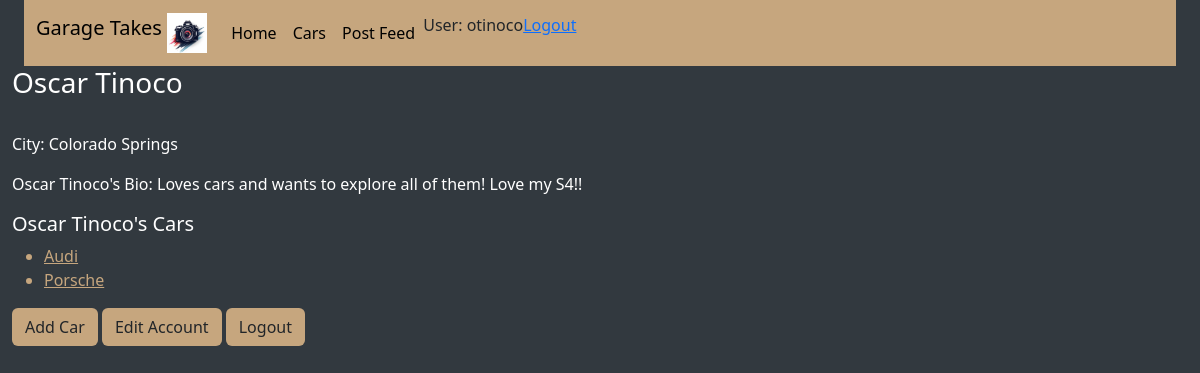
/account_profile/1 (signed in), run on an earlier commit of the app's database.
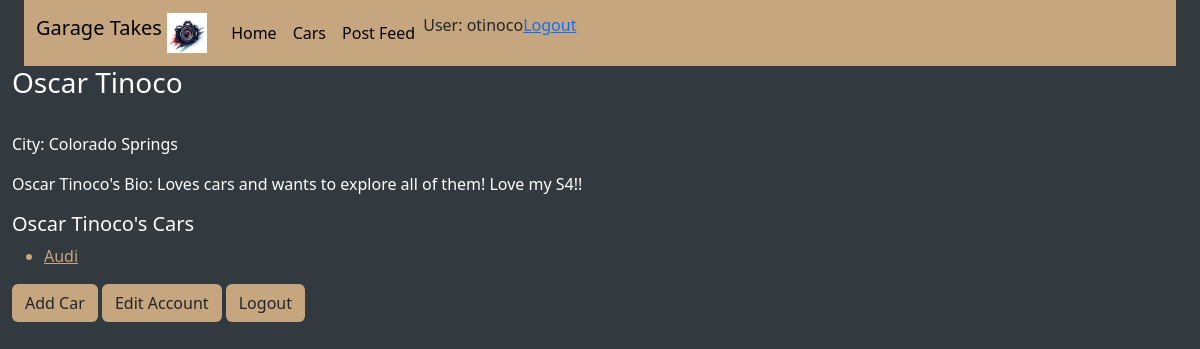
And on a later commit of the database.
### final_app/models.py (models this page shows, shortened)
class Car(models.Model):
    owner = models.ForeignKey(Account, null=True, on_delete=models.CASCADE, default=None)
    make = models.CharField(max_length=200)
    model = models.CharField(max_length=200)
    year = models.CharField(max_length=200)
    color = models.CharField(max_length=200)
    picture = models.ImageField(upload_to='uploads/', blank=True)
    def get_absolute_url(self):
        return reverse('car-detail', args=[str(self.id)])

### final_app/views.py (the view)
# urls.py: path('account_profile/<int:pk>', views.AccountDetailView.as_view(), name='account-profile'),
class AccountDetailView(LoginRequiredMixin, generic.DetailView):
   model = Account
   def get_context_data(self, **kwargs):
      context = super().get_context_data(**kwargs)
      context['account_cars'] = Car.objects.filter(owner_id=self.kwargs['pk'])
      return context

### final_app/templates/final_app/account_detail.html
{% extends 'final_app/base_template.html' %}
{% block content %}
<h3 style="color: #ffffff">{{ account.name }}</h3>
<br>
<p style="color: #ffffff">City: {{ account.city }}</p>
<p style="color: #ffffff">{{ account.name }}'s Bio: {{ account.bio }}</p>
<h5 style="color: #ffffff">{{ account.name}}'s Cars</h5>
{% if account_cars %}
<ul>
{% for car in account_cars %}
<li style="color: #C6A67E">
<a style="color: #C6A67E" href="{{ car.get_absolute_url }}">{{ car.make }}</a>
</li>
{% endfor %}
</ul>
{% else %}
<p>There are no cars saved to this account.</p>
{% endif %}
<a class="btn" style="background-color: #C6A67E" href="{% url 'create_car' %}" role="button">Add Car</a>
<a class="btn" style="background-color: #C6A67E" href="{% url 'edit_account' account.id %}" role="button">Edit Account</a>
<a class="btn" style="background-color: #C6A67E" href="{% url 'logout' %}" role="button">Logout</a>
<br><br><br><br><br><br><br><br><br><br><br><br><br><br><br><br><br><br><br><br><br><br><br><br><br><br><br><br><br><br><br><br><br>
{% endblock %}

What changed in the data, as far as the page shows it:
removed Car: make "Porsche"
